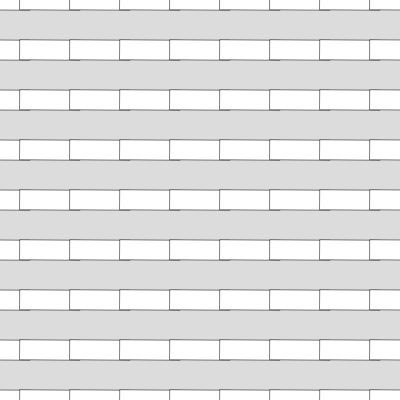
Frame 1 (no input)
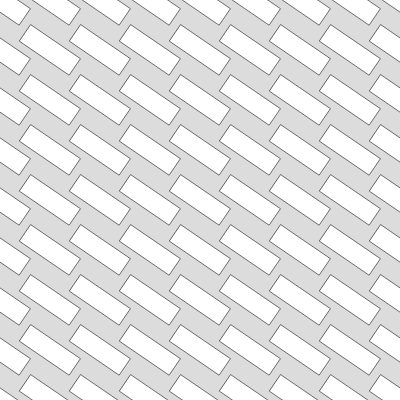
Frame 60 (no input)
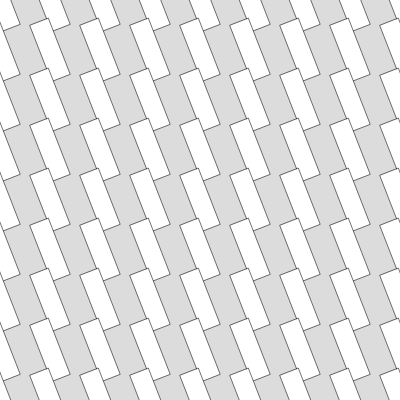
Frame 120 (the mouse pressed at the canvas centre since frame 60)

The p5.js sketch that drew these frames (run headless with seeded random() and noise() and a simulated clock; from frame 60 on, the mouse is pressed at the canvas centre):

// p5.js sketch
// ── sketch.js
// IMA NYU Shanghai
// MOQN
// Sep 16 2019


function setup() {
  createCanvas(400, 400);
}

function draw() {
  background(220);


  let res = 50;
  for (let y = 0; y <= height; y+=res) {
    for (let x = 0; x <= width; x+=res) {
      fill(255);
      spinningRect(x, y, 120, 40, 0.5, 0.01);
    }
  }
}

// user-defined function
function spinningRect(x, y, w, h, scl, spd) {
  push();
  translate(x, y);
  // transformation
  rotate(frameCount * spd);
  scale(scl);
  //display
  rectMode(CENTER);
  rect(0,0, w, h);
  pop();
}
